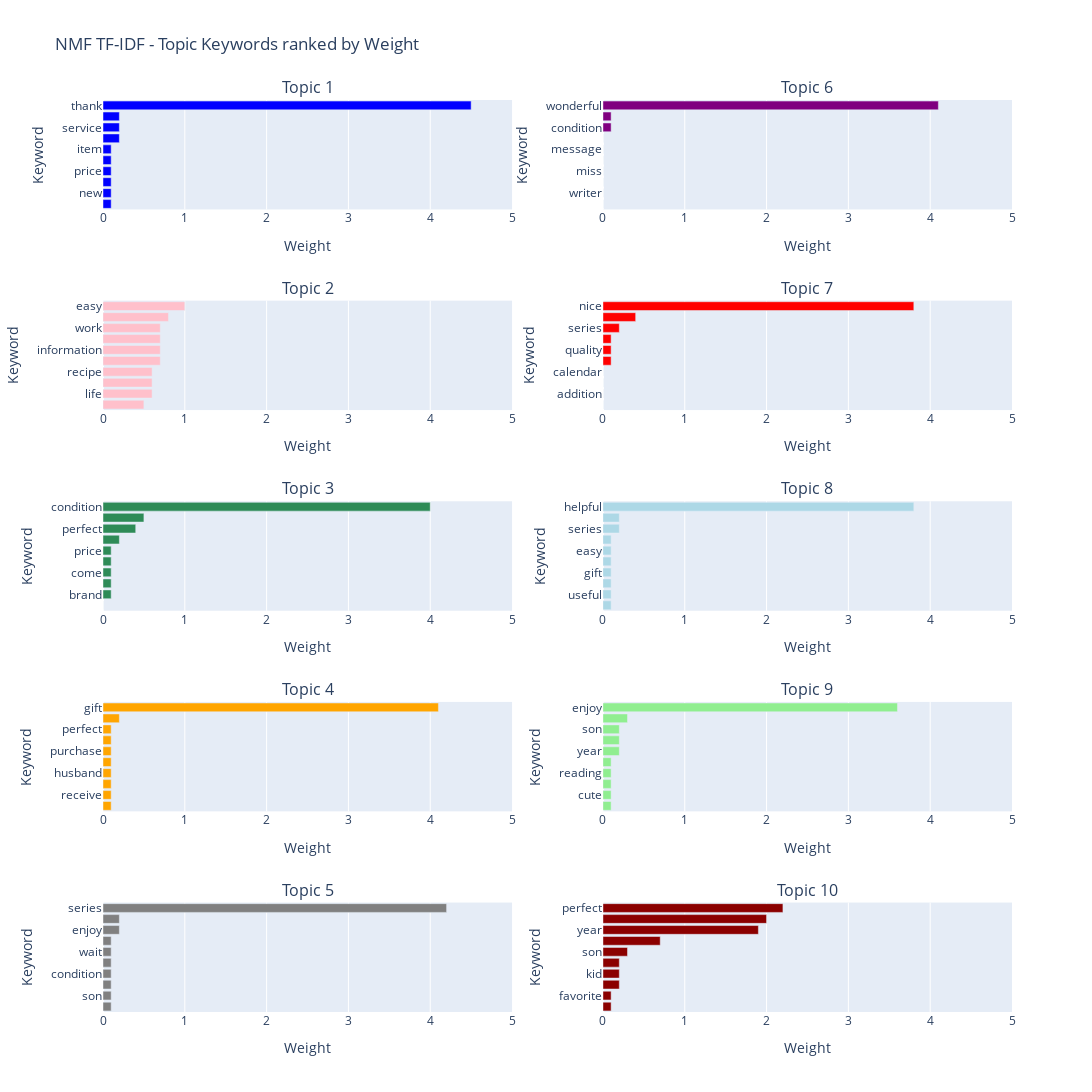

Here is the notebook cell this chart was saved with:
### Code cell
data = display_topics(NMF_tfidf, tfidf_feature_names, 10)
fig = make_subplots(rows=5, cols=2, subplot_titles= ["Topic 1", "Topic 6", "Topic 2","Topic 7", "Topic 3","Topic 8","Topic 4","Topic 9", "Topic 5", "Topic 10"])
colors = ["Blue", "Pink", "SeaGreen", "Orange", "Grey", "Purple", "Red", "LightBlue", "LightGreen", "DarkRed"]
for col in range(0, int(len(data.columns)),2):
    if col == 0:
        fig.add_trace(go.Bar(
        x=data.iloc[:,1].astype("float64"),#.sort_values(ascending=True)
        y=data.iloc[:,0], #.sort_values( by= data.columns[col+1], ascending = True)
        marker_color=colors[0], orientation = "h"), col= 1, row = 1)
    if col < 10 and col > 0:
        fig.add_trace(go.Bar(
        x=data.iloc[:,col+1].astype("float64"),
        y=data.iloc[:,col],
        marker_color=colors[int(col/2)], orientation = "h"), col= 1, row = int(col/2)+1)
    if col >= 10:
        fig.add_trace(go.Bar(
        x=data.iloc[:,col+1].astype("float64"),
        y=data.iloc[:,col],
        marker_color=colors[int(col/2)], orientation = "h"),col= 2, row = int(col/2)-4)

fig.update_layout( height=1400, width=1200, title_text="NMF TF-IDF - Topic Keywords ranked by Weight", showlegend=False, xaxis_title_text='Keyword',yaxis_title_text='Weight'
    )
fig.update_yaxes(title='Keyword', type = "category" , autorange = "reversed")
fig.update_xaxes( title = 'Weight', range = (0,5) )
fig.show()

### Figure 1 — Plotly figure (JSON) as saved in the notebook; plotly's stock layout.template omitted (floating-point values rounded to 4 significant figures)
{"data": [{"marker": {"color": "Blue"}, "orientation": "h", "type": "bar", "x": [4.5, 0.2, 0.2, 0.2, 0.1, 0.1, 0.1, 0.1, 0.1, 0.1], "xaxis": "x", "y": ["thank", "condition", "service", "product", "item", "describe", "price", "perfect", "new", "delivery"], "yaxis": "y"}, {"marker": {"color": "Pink"}, "orientation": "h", "type": "bar", "x": [1, 0.8, 0.7, 0.7, 0.7, 0.7, 0.6, 0.6, 0.6, 0.5], "xaxis": "x3", "y": ["easy", "lot", "work", "fun", "information", "author", "recipe", "new", "life", "way"], "yaxis": "y3"}, {"marker": {"color": "SeaGreen"}, "orientation": "h", "type": "bar", "x": [4, 0.5, 0.4, 0.2, 0.1, 0.1, 0.1, 0.1, 0.1, 0], "xaxis": "x5", "y": ["condition", "arrive", "perfect", "describe", "price", "receive", "come", "pleased", "brand", "item"], "yaxis": "y5"}, {"marker": {"color": "Orange"}, "orientation": "h", "type": "bar", "x": [4.1, 0.2, 0.1, 0.1, 0.1, 0.1, 0.1, 0.1, 0.1, 0.1], "xaxis": "x7", "y": ["gift", "christmas", "perfect", "friend", "purchase", "daughter", "husband", "birthday", "receive", "recipient"], "yaxis": "y7"}, {"marker": {"color": "Grey"}, "orientation": "h", "type": "bar", "x": [4.2, 0.2, 0.2, 0.1, 0.1, 0.1, 0.1, 0.1, 0.1, 0.1], "xaxis": "x9", "y": ["series", "gift", "enjoy", "character", "wait", "favorite", "condition", "end", "son", "entire"], "yaxis": "y9"}, {"marker": {"color": "Purple"}, "orientation": "h", "type": "bar", "x": [4.1, 0.1, 0.1, 0, 0, 0, 0, 0, 0, 0], "xaxis": "x2", "y": ["wonderful", "author", "condition", "gift", "message", "man", "miss", "world", "writer", "collection"], "yaxis": "y2"}, {"marker": {"color": "Red"}, "orientation": "h", "type": "bar", "x": [3.8, 0.4, 0.2, 0.1, 0.1, 0.1, 0, 0, 0, 0], "xaxis": "x4", "y": ["nice", "wonderful", "series", "picture", "quality", "gift", "calendar", "condition", "addition", "delivery"], "yaxis": "y4"}, {"marker": {"color": "LightBlue"}, "orientation": "h", "type": "bar", "x": [3.8, 0.2, 0.2, 0.1, 0.1, 0.1, 0.1, 0.1, 0.1, 0.1], "xaxis": "x6", "y": ["helpful", "informative", "series", "information", "easy", "guide", "gift", "study", "useful", "understand"], "yaxis": "y6"}, {"marker": {"color": "LightGreen"}, "orientation": "h", "type": "bar", "x": [3.6, 0.3, 0.2, 0.2, 0.2, 0.1, 0.1, 0.1, 0.1, 0.1], "xaxis": "x8", "y": ["enjoy", "helpful", "son", "old", "year", "kid", "reading", "nice", "cute", "wonderful"], "yaxis": "y8"}, {"marker": {"color": "DarkRed"}, "orientation": "h", "type": "bar", "x": [2.2, 2, 1.9, 0.7, 0.3, 0.2, 0.2, 0.2, 0.1, 0.1], "xaxis": "x10", "y": ["perfect", "old", "year", "daughter", "son", "grandson", "kid", "helpful", "favorite", "granddaughter"], "yaxis": "y10"}], "layout": {"annotations": [{"font": {"size": 16}, "showarrow": false, "text": "Topic 1", "x": 0.225, "xanchor": "center", "xref": "paper", "y": 1, "yanchor": "bottom", "yref": "paper"}, {"font": {"size": 16}, "showarrow": false, "text": "Topic 6", "x": 0.775, "xanchor": "center", "xref": "paper", "y": 1, "yanchor": "bottom", "yref": "paper"}, {"font": {"size": 16}, "showarrow": false, "text": "Topic 2", "x": 0.225, "xanchor": "center", "xref": "paper", "y": 0.78, "yanchor": "bottom", "yref": "paper"}, {"font": {"size": 16}, "showarrow": false, "text": "Topic 7", "x": 0.775, "xanchor": "center", "xref": "paper", "y": 0.78, "yanchor": "bottom", "yref": "paper"}, {"font": {"size": 16}, "showarrow": false, "text": "Topic 3", "x": 0.225, "xanchor": "center", "xref": "paper", "y": 0.56, "yanchor": "bottom", "yref": "paper"}, {"font": {"size": 16}, "showarrow": false, "text": "Topic 8", "x": 0.775, "xanchor": "center", "xref": "paper", "y": 0.56, "yanchor": "bottom", "yref": "paper"}, {"font": {"size": 16}, "showarrow": false, "text": "Topic 4", "x": 0.225, "xanchor": "center", "xref": "paper", "y": 0.34, "yanchor": "bottom", "yref": "paper"}, {"font": {"size": 16}, "showarrow": false, "text": "Topic 9", "x": 0.775, "xanchor": "center", "xref": "paper", "y": 0.34, "yanchor": "bottom", "yref": "paper"}, {"font": {"size": 16}, "showarrow": false, "text": "Topic 5", "x": 0.225, "xanchor": "center", "xref": "paper", "y": 0.12, "yanchor": "bottom", "yref": "paper"}, {"font": {"size": 16}, "showarrow": false, "text": "Topic 10", "x": 0.775, "xanchor": "center", "xref": "paper", "y": 0.12, "yanchor": "bottom", "yref": "paper"}], "height": 1400, "showlegend": false, "title": {"text": "NMF TF-IDF - Topic Keywords ranked by Weight"}, "width": 1200, "xaxis": {"anchor": "y", "domain": [0, 0.45], "range": [0, 5], "title": {"text": "Weight"}}, "xaxis10": {"anchor": "y10", "domain": [0.55, 1], "range": [0, 5], "title": {"text": "Weight"}}, "xaxis2": {"anchor": "y2", "domain": [0.55, 1], "range": [0, 5], "title": {"text": "Weight"}}, "xaxis3": {"anchor": "y3", "domain": [0, 0.45], "range": [0, 5], "title": {"text": "Weight"}}, "xaxis4": {"anchor": "y4", "domain": [0.55, 1], "range": [0, 5], "title": {"text": "Weight"}}, "xaxis5": {"anchor": "y5", "domain": [0, 0.45], "range": [0, 5], "title": {"text": "Weight"}}, "xaxis6": {"anchor": "y6", "domain": [0.55, 1], "range": [0, 5], "title": {"text": "Weight"}}, "xaxis7": {"anchor": "y7", "domain": [0, 0.45], "range": [0, 5], "title": {"text": "Weight"}}, "xaxis8": {"anchor": "y8", "domain": [0.55, 1], "range": [0, 5], "title": {"text": "Weight"}}, "xaxis9": {"anchor": "y9", "domain": [0, 0.45], "range": [0, 5], "title": {"text": "Weight"}}, "yaxis": {"anchor": "x", "autorange": "reversed", "domain": [0.88, 1], "title": {"text": "Keyword"}, "type": "category"}, "yaxis10": {"anchor": "x10", "autorange": "reversed", "domain": [0, 0.12], "title": {"text": "Keyword"}, "type": "category"}, "yaxis2": {"anchor": "x2", "autorange": "reversed", "domain": [0.88, 1], "title": {"text": "Keyword"}, "type": "category"}, "yaxis3": {"anchor": "x3", "autorange": "reversed", "domain": [0.66, 0.78], "title": {"text": "Keyword"}, "type": "category"}, "yaxis4": {"anchor": "x4", "autorange": "reversed", "domain": [0.66, 0.78], "title": {"text": "Keyword"}, "type": "category"}, "yaxis5": {"anchor": "x5", "autorange": "reversed", "domain": [0.44, 0.56], "title": {"text": "Keyword"}, "type": "category"}, "yaxis6": {"anchor": "x6", "autorange": "reversed", "domain": [0.44, 0.56], "title": {"text": "Keyword"}, "type": "category"}, "yaxis7": {"anchor": "x7", "autorange": "reversed", "domain": [0.22, 0.34], "title": {"text": "Keyword"}, "type": "category"}, "yaxis8": {"anchor": "x8", "autorange": "reversed", "domain": [0.22, 0.34], "title": {"text": "Keyword"}, "type": "category"}, "yaxis9": {"anchor": "x9", "autorange": "reversed", "domain": [0, 0.12], "title": {"text": "Keyword"}, "type": "category"}}}
